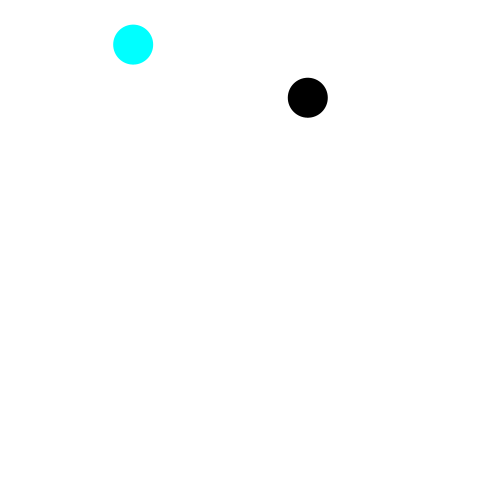
Frame 1 (no input)
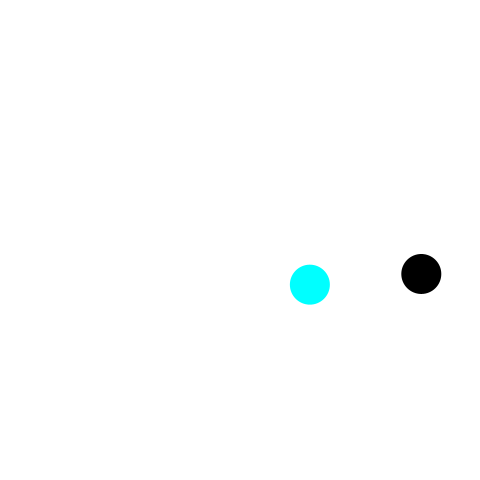
Frame 60 (the mouse pressed at the canvas centre just before this capture)
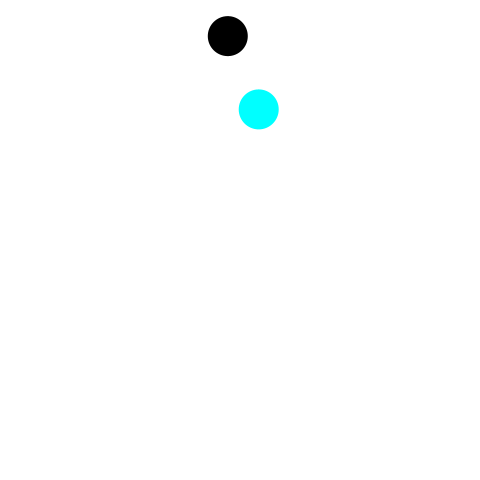
Frame 120 (the mouse held since frame 60 and released just before this capture)

The Processing sketch that drew these frames (run headless with seeded random() and noise(); from frame 60 on, the mouse is pressed at the canvas centre):

// Processing sketch: ballGravityOfTheOther
// ── ballGravityOfTheOther.pde
final float vx0min = -7;            // vxの初期値の下限
final float vx0max = 5;             // vxの初期値の上限
final float vy0min = 4;             // vyの初期値の下限
final float vy0max = 8;             // vyの初期値の上限
final float fps = 60;               // 1秒間あたりのフレーム数
final float gravity = 9.8/60;    // 1フレームあたりの重力加速度
final float elas = 0.98;            // 反発係数
final float d = 40;
final float hueMax = 360.0;         // 色相の最大値

// 変数
Ball ball0;                         // ボールのオブジェクト1つを参照する変数
Ball ball1;

void setup() {
    frameRate(fps);
    size(480, 480);
    noStroke();
    colorMode(HSB, hueMax, 100, 100);
    fill(0, 0, 0);
    ball0 = new Ball();
    ball1 = new Ball();
    ball0.d  = d;
    ball1.d = d;
    ball0.x  = random(d / 2, width - d / 2);     // ボールの中心のx座標
    ball1.x  = random(d / 2, width - d / 2);
    ball0.y  = random(d / 2, height / 5);        // ボールの中心のy座標
    ball1.y  = random(d / 2, height / 5);
    ball0.vx = random(vx0min, vx0max);           // ボールの速度のx成分
    ball0.vy = random(vy0min, vy0max);           // ボールの速度のy成分
    ball1.vx = random(vx0min, vx0max);
    ball1.vy = random(vy0min, vy0max);
    ball0.hue = 0;
    ball1.hue = 180;
    ball0.brightness = 0;
    ball1.brightness = 100;
}

void draw() {
    background(0, 0, 100);
    ball0.move(false,0,0);
    ball0.draw();
    ball1.move(true,ball0.x,ball0.y);
    ball1.draw();
}




/** 動くボールを表す */
class Ball {
    float d;
    float x;
    float y;
    float vx;
    float vy;
    float hue;
    float brightness;
    void draw(){
        fill(hue,100,brightness);
        ellipse(x, y, d, d);
    }

    void move(boolean chace,float cx,float cy) {
        if(!chace){
            x  += vx;          // ボールが速度ぶん移動する
            vy += gravity;          // 速度のy成分に重力加速度を加算する
            y  += vy;
        }else{
            if(x>cx){
                vx -= dist(x,y,cx,cy)/500;
            }else{
                vx += dist(x,y,cx,cy)/500;
            }
            if(y>cy){
                vy -= dist(x,y,cx,cy)/500;
            }else{
                vy += dist(x,y,cx,cy)/500;
            }
            x+=vx;
            y+=vy;
        }
        if (x < d / 2) {
            vx = - vx * elas;
            x = d / 2;
        } else if (x > width - d / 2) {
            vx = - vx  * elas;
            x = width - d / 2;
        }
        if (y > height - d / 2) {
            vy = - vy * elas;
            y = height - d / 2;
        } else if (y < d / 2) {
            vy = - vy * elas;
            y = d / 2;
        }
    }
}
